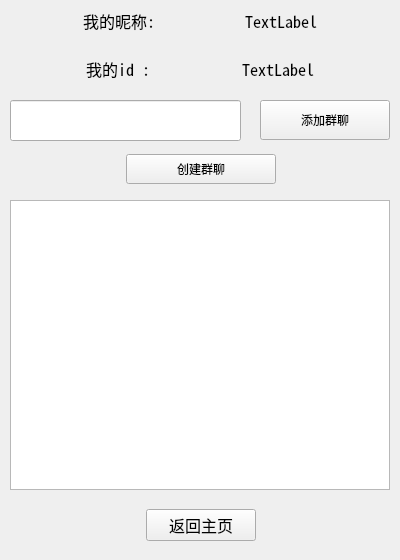
<?xml version="1.0" encoding="UTF-8"?>
<ui version="4.0">
 <class>QQgroupwindow</class>
 <widget class="QWidget" name="QQgroupwindow">
  <property name="geometry">
   <rect>
    <x>0</x>
    <y>0</y>
    <width>400</width>
    <height>560</height>
   </rect>
  </property>
  <property name="minimumSize">
   <size>
    <width>400</width>
    <height>560</height>
   </size>
  </property>
  <property name="maximumSize">
   <size>
    <width>400</width>
    <height>560</height>
   </size>
  </property>
  <property name="windowTitle">
   <string>Form</string>
  </property>
  <widget class="QWidget" name="widget" native="true">
   <property name="geometry">
    <rect>
     <x>0</x>
     <y>0</y>
     <width>400</width>
     <height>90</height>
    </rect>
   </property>
   <property name="minimumSize">
    <size>
     <width>400</width>
     <height>90</height>
    </size>
   </property>
   <property name="maximumSize">
    <size>
     <width>400</width>
     <height>90</height>
    </size>
   </property>
   <layout class="QVBoxLayout" name="verticalLayout">
    <item>
     <layout class="QHBoxLayout" name="horizontalLayout">
      <item>
       <spacer name="horizontalSpacer_6">
        <property name="orientation">
         <enum>Qt::Horizontal</enum>
        </property>
        <property name="sizeHint" stdset="0">
         <size>
          <width>40</width>
          <height>20</height>
         </size>
        </property>
       </spacer>
      </item>
      <item>
       <widget class="QLabel" name="label">
        <property name="font">
         <font>
          <family>Noto Sans Mono CJK SC</family>
          <pointsize>12</pointsize>
         </font>
        </property>
        <property name="text">
         <string>我的昵称:</string>
        </property>
       </widget>
      </item>
      <item>
       <spacer name="horizontalSpacer">
        <property name="orientation">
         <enum>Qt::Horizontal</enum>
        </property>
        <property name="sizeHint" stdset="0">
         <size>
          <width>40</width>
          <height>20</height>
         </size>
        </property>
       </spacer>
      </item>
      <item>
       <widget class="QLabel" name="nameLab">
        <property name="font">
         <font>
          <family>Noto Sans Mono CJK SC</family>
          <pointsize>12</pointsize>
         </font>
        </property>
        <property name="text">
         <string>TextLabel</string>
        </property>
       </widget>
      </item>
      <item>
       <spacer name="horizontalSpacer_2">
        <property name="orientation">
         <enum>Qt::Horizontal</enum>
        </property>
        <property name="sizeHint" stdset="0">
         <size>
          <width>40</width>
          <height>20</height>
         </size>
        </property>
       </spacer>
      </item>
     </layout>
    </item>
    <item>
     <layout class="QHBoxLayout" name="horizontalLayout_2">
      <item>
       <spacer name="horizontalSpacer_5">
        <property name="orientation">
         <enum>Qt::Horizontal</enum>
        </property>
        <property name="sizeHint" stdset="0">
         <size>
          <width>40</width>
          <height>20</height>
         </size>
        </property>
       </spacer>
      </item>
      <item>
       <widget class="QLabel" name="label_2">
        <property name="font">
         <font>
          <family>Noto Sans Mono CJK SC</family>
          <pointsize>12</pointsize>
         </font>
        </property>
        <property name="text">
         <string>我的id :</string>
        </property>
       </widget>
      </item>
      <item>
       <spacer name="horizontalSpacer_3">
        <property name="orientation">
         <enum>Qt::Horizontal</enum>
        </property>
        <property name="sizeHint" stdset="0">
         <size>
          <width>40</width>
          <height>20</height>
         </size>
        </property>
       </spacer>
      </item>
      <item>
       <widget class="QLabel" name="idLab">
        <property name="font">
         <font>
          <family>Noto Sans Mono CJK SC</family>
          <pointsize>12</pointsize>
         </font>
        </property>
        <property name="text">
         <string>TextLabel</string>
        </property>
       </widget>
      </item>
      <item>
       <spacer name="horizontalSpacer_4">
        <property name="orientation">
         <enum>Qt::Horizontal</enum>
        </property>
        <property name="sizeHint" stdset="0">
         <size>
          <width>40</width>
          <height>20</height>
         </size>
        </property>
       </spacer>
      </item>
     </layout>
    </item>
   </layout>
  </widget>
  <widget class="QPushButton" name="addBtm">
   <property name="geometry">
    <rect>
     <x>260</x>
     <y>100</y>
     <width>130</width>
     <height>40</height>
    </rect>
   </property>
   <property name="text">
    <string>添加群聊</string>
   </property>
  </widget>
  <widget class="QLineEdit" name="idLdt">
   <property name="geometry">
    <rect>
     <x>10</x>
     <y>100</y>
     <width>231</width>
     <height>41</height>
    </rect>
   </property>
  </widget>
  <widget class="QListWidget" name="listWidget">
   <property name="geometry">
    <rect>
     <x>10</x>
     <y>200</y>
     <width>380</width>
     <height>290</height>
    </rect>
   </property>
   <property name="minimumSize">
    <size>
     <width>380</width>
     <height>290</height>
    </size>
   </property>
   <property name="maximumSize">
    <size>
     <width>380</width>
     <height>290</height>
    </size>
   </property>
  </widget>
  <widget class="QWidget" name="layoutWidget">
   <property name="geometry">
    <rect>
     <x>10</x>
     <y>500</y>
     <width>381</width>
     <height>51</height>
    </rect>
   </property>
   <layout class="QHBoxLayout" name="horizontalLayout_5">
    <item>
     <spacer name="horizontalSpacer_13">
      <property name="orientation">
       <enum>Qt::Horizontal</enum>
      </property>
      <property name="sizeHint" stdset="0">
       <size>
        <width>40</width>
        <height>20</height>
       </size>
      </property>
     </spacer>
    </item>
    <item>
     <widget class="QPushButton" name="exitBtm">
      <property name="minimumSize">
       <size>
        <width>110</width>
        <height>30</height>
       </size>
      </property>
      <property name="font">
       <font>
        <family>Noto Sans Mono CJK SC</family>
        <pointsize>12</pointsize>
       </font>
      </property>
      <property name="text">
       <string>返回主页</string>
      </property>
     </widget>
    </item>
    <item>
     <spacer name="horizontalSpacer_14">
      <property name="orientation">
       <enum>Qt::Horizontal</enum>
      </property>
      <property name="sizeHint" stdset="0">
       <size>
        <width>40</width>
        <height>20</height>
       </size>
      </property>
     </spacer>
    </item>
   </layout>
  </widget>
  <widget class="QWidget" name="layoutWidget">
   <property name="geometry">
    <rect>
     <x>10</x>
     <y>149</y>
     <width>381</width>
     <height>41</height>
    </rect>
   </property>
   <layout class="QHBoxLayout" name="horizontalLayout_6">
    <item>
     <spacer name="horizontalSpacer_15">
      <property name="orientation">
       <enum>Qt::Horizontal</enum>
      </property>
      <property name="sizeHint" stdset="0">
       <size>
        <width>40</width>
        <height>20</height>
       </size>
      </property>
     </spacer>
    </item>
    <item>
     <widget class="QPushButton" name="pushButton">
      <property name="minimumSize">
       <size>
        <width>150</width>
        <height>30</height>
       </size>
      </property>
      <property name="text">
       <string>创建群聊</string>
      </property>
     </widget>
    </item>
    <item>
     <spacer name="horizontalSpacer_16">
      <property name="orientation">
       <enum>Qt::Horizontal</enum>
      </property>
      <property name="sizeHint" stdset="0">
       <size>
        <width>40</width>
        <height>20</height>
       </size>
      </property>
     </spacer>
    </item>
   </layout>
  </widget>
 </widget>
 <resources/>
 <connections/>
</ui>
